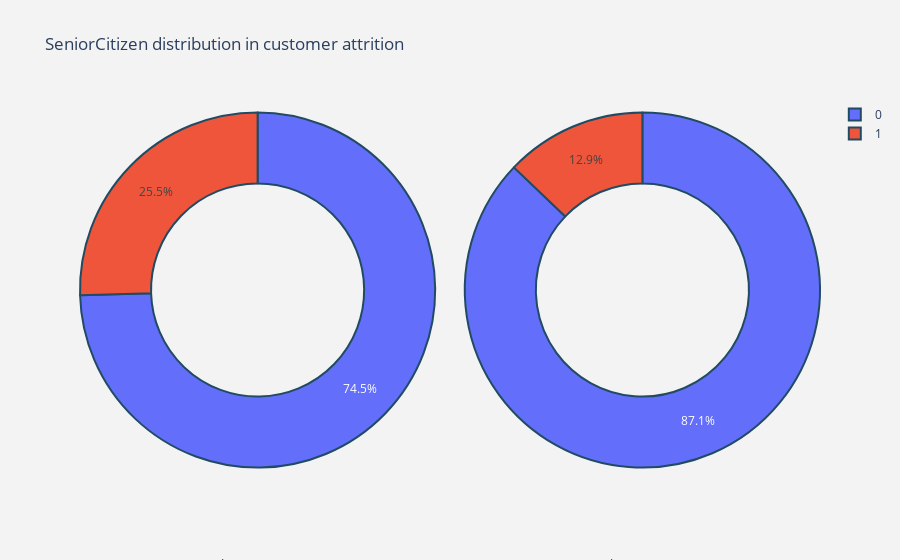

Write notebook code for a chart like this one.
### Code cell
plot_pie("SeniorCitizen")
chi_square_test('SeniorCitizen', df)

### Figure 1 — Plotly figure (JSON) as saved in the notebook; plotly's stock layout.template omitted (floating-point values rounded to 4 significant figures)
{"data": [{"domain": {"x": [0, 0.48]}, "hole": 0.6, "hoverinfo": "label+percent+name", "labels": [0, 1], "marker": {"line": {"color": "rgb(33, 75, 99)", "width": 2}}, "name": "Churn Customers", "type": "pie", "values": [1393, 476]}, {"domain": {"x": [0.52, 1]}, "hole": 0.6, "hoverinfo": "label+percent+name", "labels": [0, 1], "marker": {"line": {"color": "rgb(33, 75, 99)", "width": 2}}, "name": "Non Churn Customers", "type": "pie", "values": [4508, 666]}], "layout": {"annotations": [{"font": {"size": 13}, "showarrow": false, "text": "churn customers", "x": 0.18, "y": -0.25}, {"font": {"size": 13}, "showarrow": false, "text": "Non Churn Customers", "x": 0.85, "y": -0.25}], "autosize": true, "paper_bgcolor": "rgb(243,243,243)", "plot_bgcolor": "rgb(243,243,243)", "title": {"text": "SeniorCitizen distribution in customer attrition "}}}
